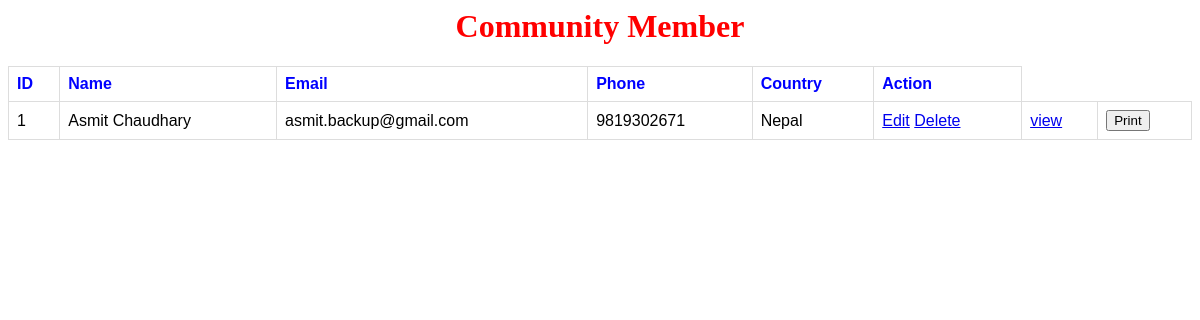
Page /viewcommunity.php on the committed database.
### tables this page shows
CREATE TABLE `form` (
  `I.D` int(100) NOT NULL,
  `fname` varchar(200) NOT NULL,
  `email` varchar(200) NOT NULL,
  `phone` varchar(10) NOT NULL,
  `date` date NOT NULL,
  `gender` varchar(100) NOT NULL,
  `address` varchar(100) NOT NULL,
  `country` varchar(100) NOT NULL,
  `city` varchar(100) NOT NULL,
  `region` varchar(100) NOT NULL,
  `postal` varchar(50) NOT NULL,
  `file_img` varchar(200) NOT NULL
);

### viewcommunity.php (the view, shortened to what this page needs)
<?php
$conn = mysqli_connect("localhost","root","","haugs");
$query= "SELECT * FROM form";
$query_run = mysqli_query($conn,$query);
?>
<table>
    <h1>Community Member</h1>
<table class="table">
    <thead>
        <tr>
            <th>ID</th>
            <th>Name</th>
            <th>Email</th>
            <th>Phone</th>
            <th>Country</th>
            <th>Action</th>
        </tr>
    </thead>
    <tbody>
        <?php
        if(mysqli_num_rows($query_run) > 0)
        {
            foreach($query_run as $row)
            {
                ?>
                <tr>
                    <td><?php echo $row['I.D'];?></td>
                    <td><?php echo $row['fname'];?></td>
                    <td><?php echo $row['email'];?></td>
                    <td><?php echo $row['phone'];?></td>
                    <td><?php echo $row['country'];?></td>
                    <td>
                    <a href='edit.php?I.D=<?php echo $row['I.D']; ?>'>Edit</a>
                    <a href='delate.php?I.D=<?php echo $row['I.D']; ?>'>Delete</a>
                </td>
                    <td><a href="<?php echo "upload/" .$row['file_img'];?>">view</a></td>
                    <td><button onClick="window.print()">Print</button></td>
                </tr>
                <?php
            }
        }
        else{
            ?>
            <tr>
                <td>No Records Available</td>
            </tr>
        <?php
        }
        ?>
    </tbody>
</table>

### viewcommunity.php (style rules this page uses)
table { font-family: arial, sans-serif; border-collapse: collapse; width: 100%; }
th { border: 1px solid #dddddd; text-align: left; padding: 8px; color:blue; }
td { border: 1px solid #dddddd; text-align: left; padding: 8px; }
h1 { color:red; text-align:center; }

### rows in the picture
form: D "1", fname "Asmit Chaudhary", email "asmit.backup@gmail.com", phone "9819302671", country "Nepal"
